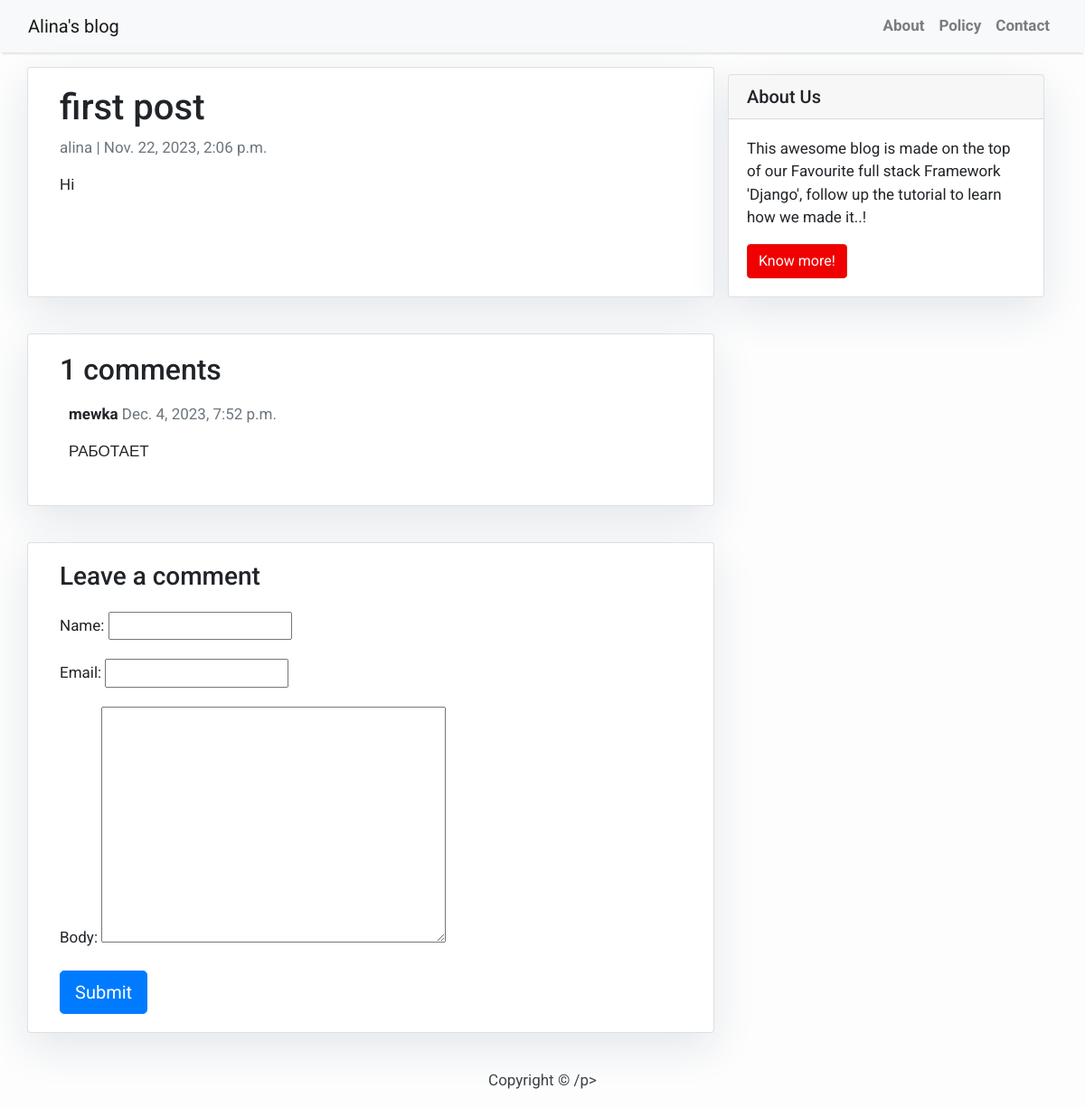
Page /first_post/ on the committed database.
### blog/models.py (models this page shows, shortened)
class Post(models.Model):
    title = models.CharField(max_length=200, unique=True)
    slug = models.SlugField(max_length=200, unique=True)
    author = models.ForeignKey(User, on_delete= models.CASCADE,related_name='blog_posts')
    updated_on = models.DateTimeField(auto_now= True)
    content = models.TextField()
    created_on = models.DateTimeField(auto_now_add=True)
    status = models.IntegerField(choices=STATUS, default=0)
    class Meta:
        ordering = ['-created_on']

class Comment(models.Model):
    post = models.ForeignKey(Post,on_delete=models.CASCADE,related_name='comments')
    name = models.CharField(max_length=80)
    email = models.EmailField()
    body = models.TextField()
    created_on = models.DateTimeField(auto_now_add=True)
    active = models.BooleanField(default=False)
    class Meta:
        ordering = ['created_on']

### blog/views.py (the view)
# urls.py: path('<slug:slug>/', views.PostDetail.post_detail, name='post_detail'),
    def post_detail(request, slug):
        template_name = 'post_detail.html'
        post = get_object_or_404(Post, slug=slug)
        comments = post.comments.filter(active=True)
        new_comment = None    # Comment posted
        if request.method == 'POST':
            comment_form = CommentForm(data=request.POST)
            if comment_form.is_valid():
                new_comment = comment_form.save(commit=False)
                new_comment.post = post
                new_comment.save()
        else:
            comment_form = CommentForm()
        return render(request, template_name, {'post': post,
                                            'comments': comments,
                                            'new_comment': new_comment,
                                            'comment_form': comment_form})

### blog/forms.py
class CommentForm(forms.ModelForm):
    class Meta:
        model = Comment
        fields = ("name", "email", "body")

### templates/post_detail.html (shortened to what this page needs)
{% extends 'base.html' %}
 {% block content %}<div class="container">
  <div class="row">
    <div class="col-md-8 card mb-4  mt-3 left  top">
     <div class="card-body">
        <h1>{% block title %} {{ post.title }} {% endblock title %}</h1>
       <p class=" text-muted">{{ post.author }} | {{ post.created_on }}</p>
        <p class="card-text ">{{ post.content | safe }}</p>
     </div>    </div>
   {% block sidebar %}
 {% include 'sidebar.html' %}
{% endblock sidebar %}
   <div class="col-md-8 card mb-4  mt-3 ">
      <div class="card-body">
       <h2>{{ comments.count }} comments</h2>
        {% for comment in comments %}
        <div class="comments" style="padding: 10px;">
          <p class="font-weight-bold">
           {{ comment.name }}
            <span class=" text-muted font-weight-normal">
              {{ comment.created_on }}
            </span>
          </p>
          {{ comment.body | linebreaks }}
        </div>
        {% endfor %}
      </div>
   </div>
    <div class="col-md-8 card mb-4  mt-3 ">
      <div class="card-body">
        {% if new_comment %}
        <div class="alert alert-success" role="alert">
          Your comment is awaiting moderation
        </div>
        {% else %}
        <h3>Leave a comment</h3>
        <form method="post" style="margin-top: 1.3em;">
          {{ comment_form.as_p }}
          <button type="submit" class="btn btn-primary  btn-lg">Submit</button>
        </form>
        {% endif %}
      </div>
    </div>
  </div>
</div>
{% endblock content %}

### templates/base.html (style rules this page uses)
body { font-family: "Roboto", sans-serif; font-size: 17px; background-color: #fdfdfd; }

### templates/sidebar.html (style rules this page uses)
.card { box-shadow: 0 16px 48px #E3E7EB; }

### rows in the picture
Post: title "first post", author "alina", created_on "Nov. 22, 2023, 2:06 p.m.", content "Hi"
Comment: name "mewka", created_on "Dec. 4, 2023, 7:52 p.m.", body "РАБОТАЕТ"

### other values in the picture
{{ comments.count }} "1"
